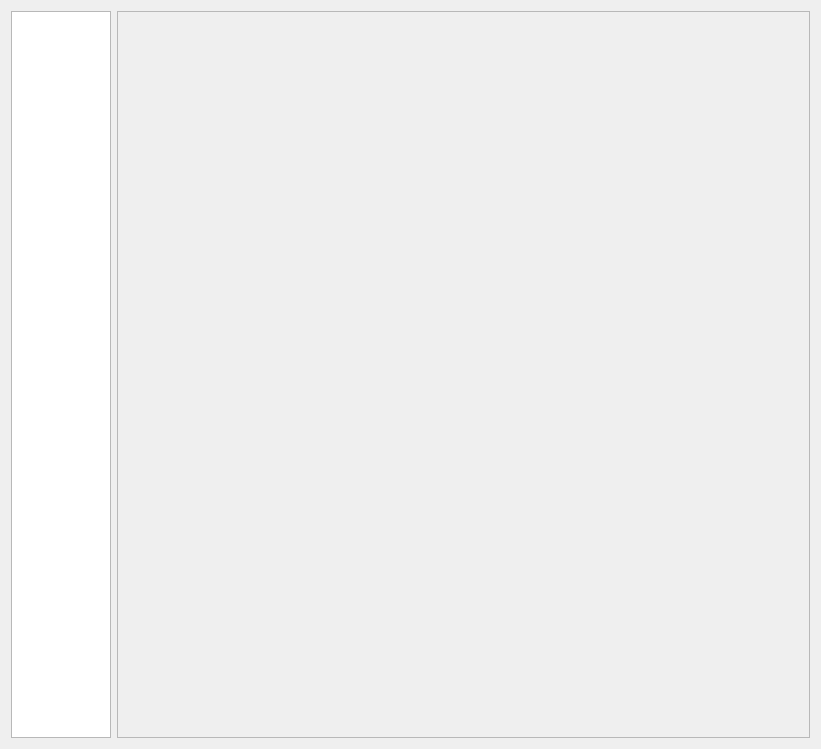
<?xml version="1.0" encoding="UTF-8"?>
<ui version="4.0">
 <class>tabPDFDoc</class>
 <widget class="QWidget" name="tabPDFDoc">
  <property name="geometry">
   <rect>
    <x>0</x>
    <y>0</y>
    <width>821</width>
    <height>749</height>
   </rect>
  </property>
  <property name="palette">
   <palette>
    <active>
     <colorrole role="Base">
      <brush brushstyle="SolidPattern">
       <color alpha="255">
        <red>255</red>
        <green>255</green>
        <blue>255</blue>
       </color>
      </brush>
     </colorrole>
    </active>
    <inactive>
     <colorrole role="Base">
      <brush brushstyle="SolidPattern">
       <color alpha="255">
        <red>255</red>
        <green>255</green>
        <blue>255</blue>
       </color>
      </brush>
     </colorrole>
    </inactive>
    <disabled>
     <colorrole role="Base">
      <brush brushstyle="SolidPattern">
       <color alpha="255">
        <red>240</red>
        <green>240</green>
        <blue>240</blue>
       </color>
      </brush>
     </colorrole>
    </disabled>
   </palette>
  </property>
  <property name="windowTitle">
   <string>Form</string>
  </property>
  <property name="locale">
   <locale language="English" country="UnitedStates"/>
  </property>
  <layout class="QHBoxLayout" name="horizontalLayout">
   <item>
    <layout class="QVBoxLayout" name="verticalLayoutLeft">
     <item>
      <widget class="QListWidget" name="listWidgetPages">
       <property name="sizePolicy">
        <sizepolicy hsizetype="Minimum" vsizetype="Preferred">
         <horstretch>0</horstretch>
         <verstretch>0</verstretch>
        </sizepolicy>
       </property>
       <property name="verticalScrollBarPolicy">
        <enum>Qt::ScrollBarAsNeeded</enum>
       </property>
       <property name="horizontalScrollBarPolicy">
        <enum>Qt::ScrollBarAlwaysOff</enum>
       </property>
       <property name="sizeAdjustPolicy">
        <enum>QAbstractScrollArea::AdjustToContents</enum>
       </property>
       <property name="autoScrollMargin">
        <number>0</number>
       </property>
       <property name="editTriggers">
        <set>QAbstractItemView::NoEditTriggers</set>
       </property>
       <property name="tabKeyNavigation">
        <bool>true</bool>
       </property>
       <property name="showDropIndicator" stdset="0">
        <bool>false</bool>
       </property>
       <property name="dragEnabled">
        <bool>false</bool>
       </property>
       <property name="dragDropMode">
        <enum>QAbstractItemView::NoDragDrop</enum>
       </property>
       <property name="defaultDropAction">
        <enum>Qt::IgnoreAction</enum>
       </property>
       <property name="selectionMode">
        <enum>QAbstractItemView::ExtendedSelection</enum>
       </property>
       <property name="iconSize">
        <size>
         <width>32</width>
         <height>32</height>
        </size>
       </property>
       <property name="movement">
        <enum>QListView::Snap</enum>
       </property>
       <property name="flow">
        <enum>QListView::TopToBottom</enum>
       </property>
       <property name="isWrapping" stdset="0">
        <bool>false</bool>
       </property>
       <property name="resizeMode">
        <enum>QListView::Fixed</enum>
       </property>
       <property name="viewMode">
        <enum>QListView::IconMode</enum>
       </property>
       <property name="selectionRectVisible">
        <bool>false</bool>
       </property>
       <property name="itemAlignment">
        <set>Qt::AlignCenter</set>
       </property>
      </widget>
     </item>
    </layout>
   </item>
   <item>
    <layout class="QVBoxLayout" name="verticalLayout">
     <item>
      <layout class="QHBoxLayout" name="horizontalLayoutToolBar"/>
     </item>
     <item>
      <widget class="QScrollArea" name="scrollAreaPDF">
       <property name="palette">
        <palette>
         <active>
          <colorrole role="Base">
           <brush brushstyle="SolidPattern">
            <color alpha="255">
             <red>255</red>
             <green>255</green>
             <blue>255</blue>
            </color>
           </brush>
          </colorrole>
         </active>
         <inactive>
          <colorrole role="Base">
           <brush brushstyle="SolidPattern">
            <color alpha="255">
             <red>255</red>
             <green>255</green>
             <blue>255</blue>
            </color>
           </brush>
          </colorrole>
         </inactive>
         <disabled>
          <colorrole role="Base">
           <brush brushstyle="SolidPattern">
            <color alpha="255">
             <red>240</red>
             <green>240</green>
             <blue>240</blue>
            </color>
           </brush>
          </colorrole>
         </disabled>
        </palette>
       </property>
       <property name="frameShadow">
        <enum>QFrame::Plain</enum>
       </property>
       <property name="widgetResizable">
        <bool>true</bool>
       </property>
       <property name="alignment">
        <set>Qt::AlignCenter</set>
       </property>
       <widget class="QWidget" name="scrollAreaPDFContents">
        <property name="geometry">
         <rect>
          <x>0</x>
          <y>0</y>
          <width>680</width>
          <height>719</height>
         </rect>
        </property>
        <property name="focusPolicy">
         <enum>Qt::ClickFocus</enum>
        </property>
        <layout class="QHBoxLayout" name="horizontalLayoutPDF">
         <item>
          <spacer name="horizontalSpacer_L">
           <property name="orientation">
            <enum>Qt::Horizontal</enum>
           </property>
           <property name="sizeHint" stdset="0">
            <size>
             <width>40</width>
             <height>20</height>
            </size>
           </property>
          </spacer>
         </item>
         <item>
          <layout class="QVBoxLayout" name="verticalLayoutPDF">
           <property name="sizeConstraint">
            <enum>QLayout::SetMaximumSize</enum>
           </property>
          </layout>
         </item>
         <item>
          <spacer name="horizontalSpacer_R">
           <property name="orientation">
            <enum>Qt::Horizontal</enum>
           </property>
           <property name="sizeHint" stdset="0">
            <size>
             <width>40</width>
             <height>20</height>
            </size>
           </property>
          </spacer>
         </item>
        </layout>
       </widget>
      </widget>
     </item>
    </layout>
   </item>
  </layout>
 </widget>
 <resources/>
 <connections/>
</ui>
